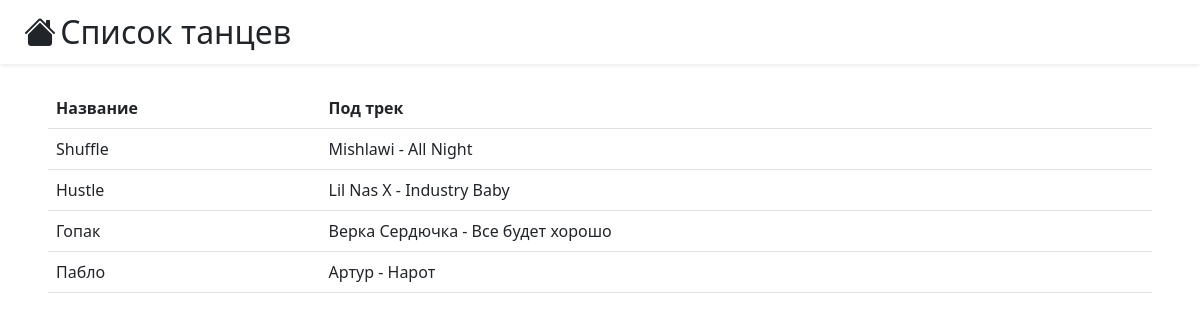
Screenshot of /dances/ with the database file from the repository.
### dance_db_app/models.py (models this page shows, shortened)
class Dance(models.Model):
    title = models.CharField(max_length=256)
    difficulty = models.IntegerField()
    track = models.ForeignKey(Track, on_delete=models.CASCADE)

class Track(models.Model):
    title = models.CharField(max_length=256)
    duration = models.IntegerField()
    artist = models.ForeignKey(Artist, on_delete=models.CASCADE)

class Artist(models.Model):
    name = models.CharField(max_length=256)
    country = models.CharField(max_length=100)
    birthday = models.DateField()

### dance_db_app/views.py (the view)
# urls.py: path('dances/', views.view_dances, name="view_all_dances"),
def view_dances(request):
    template = loader.get_template('dance_db_app/dances.html')
    context = {
        'dances': Dance.objects.all()
    }
    return HttpResponse(template.render(context, request))

### dance_db_app/templates/dance_db_app/dances.html
{% extends 'dance_db_app/blocks/page_base.html' %}
{% block page_title %}Список танцев{% endblock page_title %}
{% block page_content %}
<table class="table table-hover">
    <tr>
        <th>Название</th>
        <th>Под трек</th>
    </tr>
    {% for dance in dances %}
    <tr style="cursor: pointer" onclick="window.location='{% url 'view_dance' dance.pk %}'">
        <td>{{dance.title}}</td>
        <td>{{dance.track.artist.name}} - {{dance.track.title}}</td>
    </tr>
    {% endfor %}
</table>
{% endblock page_content %}

### rows the page displays
Dance: title "Shuffle", track.artist.name "Mishlawi", track "All Night"
Dance: title "Hustle", track.artist.name "Lil Nas X", track "Industry Baby"
Dance: title "Гопак", track.artist.name "Верка Сердючка", track "Все будет хорошо"
Dance: title "Пабло", track.artist.name "Артур", track "Нарот"
